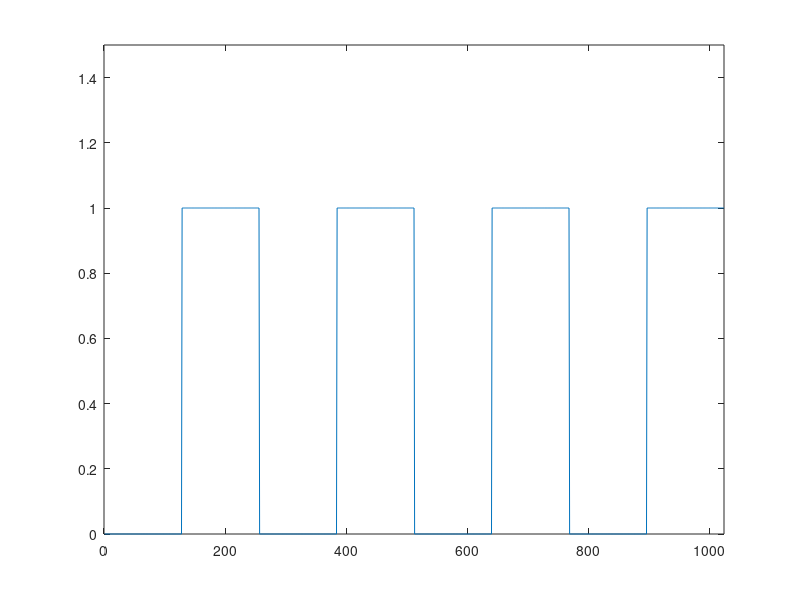
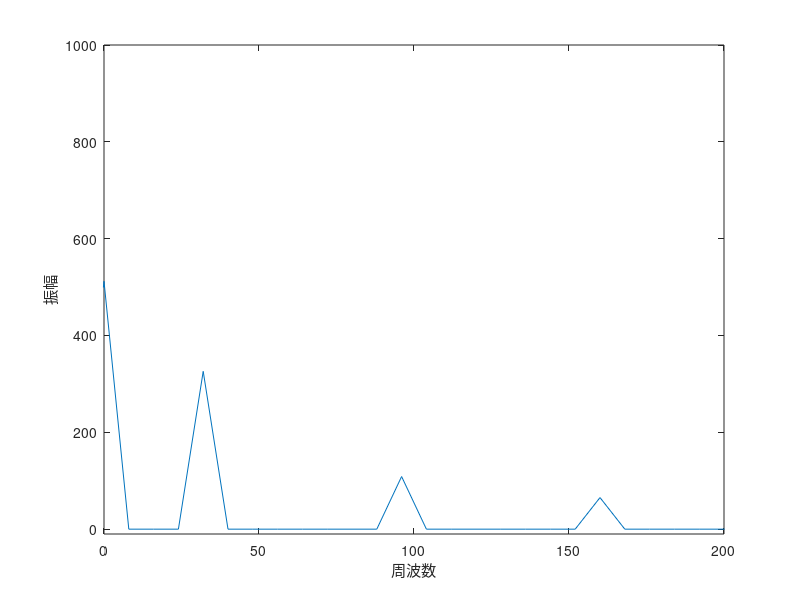

Write the MATLAB code that produced these figures, in order.
clear;

Fs = 8192;
t = (0 : 4*(Fs-1)) / Fs;
f = 440;
fs = (-Fs/2 : Fs/(128*2*4) : (Fs/2)-Fs/(128*2*4));

y_0 = zeros(1,128);
y_1 = ones(1,128);

y = [y_0 y_1];
y = [y y y y];
figure;
xlabel('time[s]');
ylabel('振幅');
plot(y);
axis([0 1024 0 1.5]);

fft_y = fft(y);
ln = length(abs(fftshift(fft(y))));
fft_ys = fftshift(fft_y);
fft_ys = abs(fft_ys);
figure;
plot(fs,fft_ys);
xlabel('周波数');
ylabel('振幅');
axis([0 200 -10 1000]);